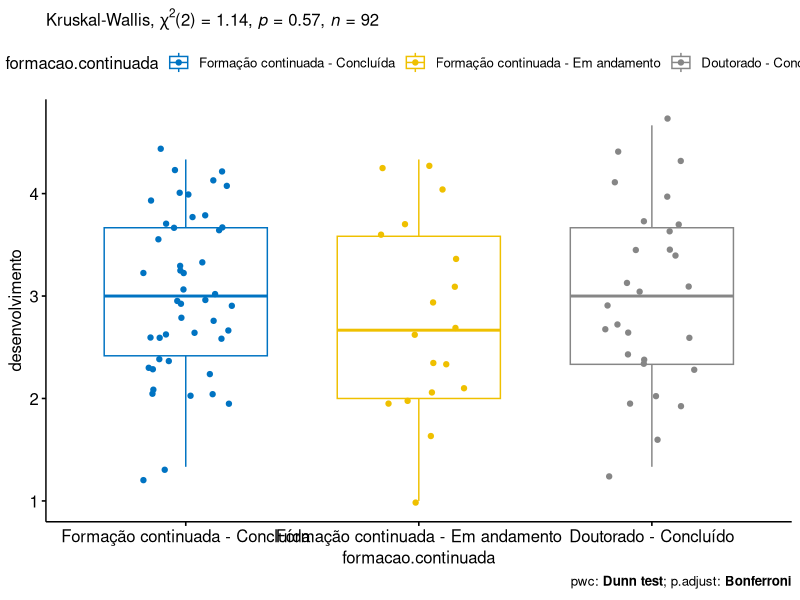

Write R code to recreate this figure.
# Kruskal–Wallis test `desenvolvimento` ~ `formacao.continuada`
#
# This file is automatically generate by Shiny-Statistic app (https://statistic.geiser.tech/)
#  
# Shiny-Statistic is distributed in the hope that it will be useful,
# but WITHOUT ANY WARRANTY; without even the implied warranty of
# MERCHANTABILITY or FITNESS FOR A PARTICULAR PURPOSE.  See the
# GNU General Public License for more details.
#
# You should have received a copy of the GNU General Public License.
# If not, see <https://www.gnu.org/licenses/>.
#

wants <- c('ggpubr', 'stats', 'rstatix','dplyr')
has <- wants %in% rownames(installed.packages())
if (any(!has)) install.packages(wants[!has])

library(dplyr)
library(rstatix)
library(ggpubr)
library(stats)

kruskal.plot <- function(dat, dv, iv, kwm, pwc, addParam = c(), step.increase = 0.005) {
  pwc <- tryCatch(add_xy_position(pwc, x = iv, step.increase = step.increase), error = function(e) NULL)
  bxp <- ggboxplot(dat, x = iv, y = dv, color = iv, palette = "jco", add=addParam)
  bxp <- bxp + stat_pvalue_manual(pwc, linetype = c(), hide.ns = T, tip.length = 0)
  bxp <- bxp + labs(subtitle = get_test_label(kwm, detailed = T), caption = get_pwc_label(pwc))
  return(bxp)
}

df2qqs <- function(data, group) {
  data <- as.data.frame(data)
  for (iv in group) {
    if (is.numeric(data[[iv]])) {
      quantiles <- quantile(data[[iv]])
      data[[iv]] <- sapply(data[[iv]], FUN = function(x) {
        if (x <= quantiles[[2]]) "low"
        else if (x >= quantiles[[4]]) "high"
        else "medium"
      })
      data[[iv]] <- factor(data[[iv]], levels=c("low", "medium", "high"))
    }
  }
  return(data)
}

## Initial Data and Preprocessing

dat <- read.csv("kruskal-by-formacao/desenvolvimento/data.csv")[,c("ID", "formacao.continuada", "desenvolvimento" )]
dat <- df2qqs(dat, c("formacao.continuada"))
rownames(dat) <- dat[["ID"]]

## Computation Kruskal-Wallis test and Effect Size

(res.kruskal <- kruskal_test(dat, `desenvolvimento` ~ `formacao.continuada`))
(ezm <- kruskal_effsize(dat, `desenvolvimento` ~ `formacao.continuada`, ci = TRUE))

## Post-hoc Tests (Pairwise Comparisons)

pwc <- dunn_test(dat, `desenvolvimento` ~ `formacao.continuada`, detailed=T, p.adjust.method = "bonferroni")
add_significance(pwc)

## Report Kruskal-Wallis test with Plots and Descriptive Statistic

get_summary_stats(group_by(dat, `formacao.continuada`), type ="common")

kruskal.plot(dat, "desenvolvimento", "formacao.continuada", res.kruskal, pwc, c("jitter"))